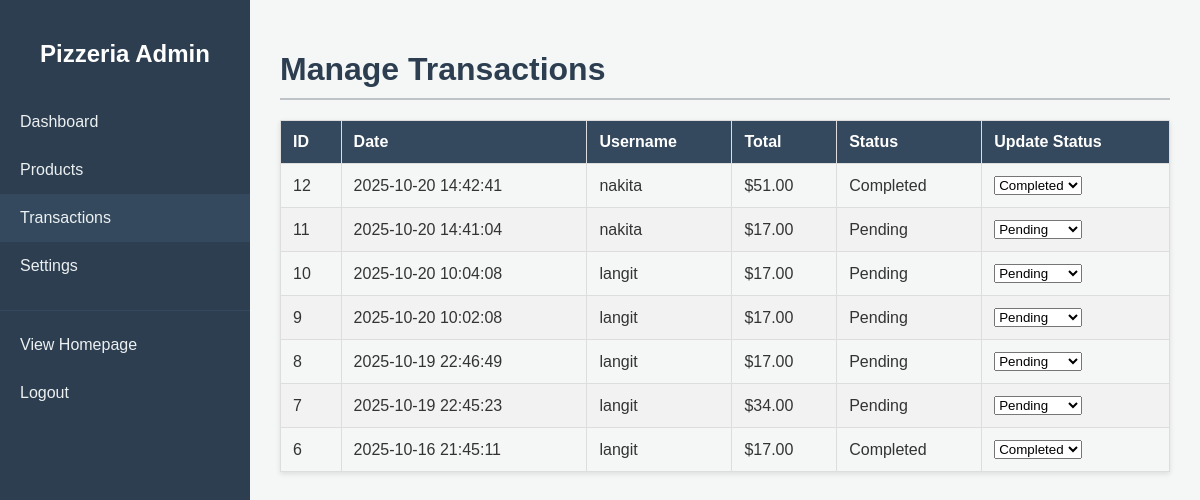
The app's page /admin/transactions.php (signed in) with its own data.
### tables this page shows
CREATE TABLE `transactions` (
  `id` int(11) NOT NULL,
  `user_id` int(11) DEFAULT NULL,
  `transaction_time` datetime NOT NULL,
  `total` decimal(10,2) NOT NULL,
  `status` varchar(50) NOT NULL
);

CREATE TABLE `users` (
  `id` int(11) NOT NULL,
  `username` varchar(50) NOT NULL,
  `password` varchar(255) NOT NULL
);

### admin/transactions.php (the view, shortened to what this page needs)
<?php
require '../config/database.php';
include 'templates/header.php';
$query = "
    SELECT t.id, t.transaction_time, t.total, t.status, u.username
    FROM transactions t
    JOIN users u ON t.user_id = u.id
    ORDER BY t.transaction_time DESC
";
$transactions = $conn->query($query);
?>
<h1>Manage Transactions</h1>
<table>
    <thead>
        <tr>
            <th>ID</th>
            <th>Date</th>
            <th>Username</th>
            <th>Total</th>
            <th>Status</th>
            <th>Update Status</th> </tr>
    </thead>
    <tbody>
        <?php while($transaction = $transactions->fetch_assoc()): ?>
        <tr>
            <td><?php echo $transaction['id']; ?></td>
            <td><?php echo $transaction['transaction_time']; ?></td>
            <td><?php echo htmlspecialchars($transaction['username']); ?></td>
            <td>$<?php echo number_format($transaction['total'], 2); ?></td>
            <td><?php echo htmlspecialchars($transaction['status']); ?></td>
            <td>
                <form action="actions/transaction_actions.php" method="POST" style="margin: 0;">
                    <select name="status" onchange="this.form.submit()">
                        <option value="Pending" <?php echo ($transaction['status'] == 'Pending') ? 'selected' : ''; ?>>Pending</option>
                        <option value="Completed" <?php echo ($transaction['status'] == 'Completed') ? 'selected' : ''; ?>>Completed</option>
                    </select>
                </form>
            </td>
        </tr>
        <?php endwhile; ?>
    </tbody>
</table>
<?php include 'templates/footer.php'; ?>

### public/css_admin/admin.css (style rules this page uses)
body { font-family: "Raleway", sans-serif; background-color: #f4f7f6; color: #333; margin: 0; padding: 0; display: flex; }
.main-content h1, .main-content h2 { color: #2c3e50; border-bottom: 2px solid #bdc3c7; padding-bottom: 10px; margin-bottom: 20px; }
table { width: 100%; border-collapse: collapse; margin-top: 20px; box-shadow: 0 2px 5px rgba(0,0,0,0.1); }
table, th, td { border: 1px solid #ddd; }
th, td { padding: 12px; text-align: left; }
th { background-color: #34495e; color: white; }
tr:nth-child(even) { background-color: #f2f2f2; }

### records on screen
transactions: id "12", transaction_time "2025-10-20 14:42:41", user.username "nakita", total "51.00", status "Completed"
transactions: id "11", transaction_time "2025-10-20 14:41:04", user.username "nakita", total "17.00", status "Pending"
transactions: id "10", transaction_time "2025-10-20 10:04:08", user.username "langit", total "17.00", status "Pending"
transactions: id "9", transaction_time "2025-10-20 10:02:08", user.username "langit", total "17.00", status "Pending"
transactions: id "8", transaction_time "2025-10-19 22:46:49", user.username "langit", total "17.00", status "Pending"
transactions: id "7", transaction_time "2025-10-19 22:45:23", user.username "langit", total "34.00", status "Pending"
transactions: id "6", transaction_time "2025-10-16 21:45:11", user.username "langit", total "17.00", status "Completed"
